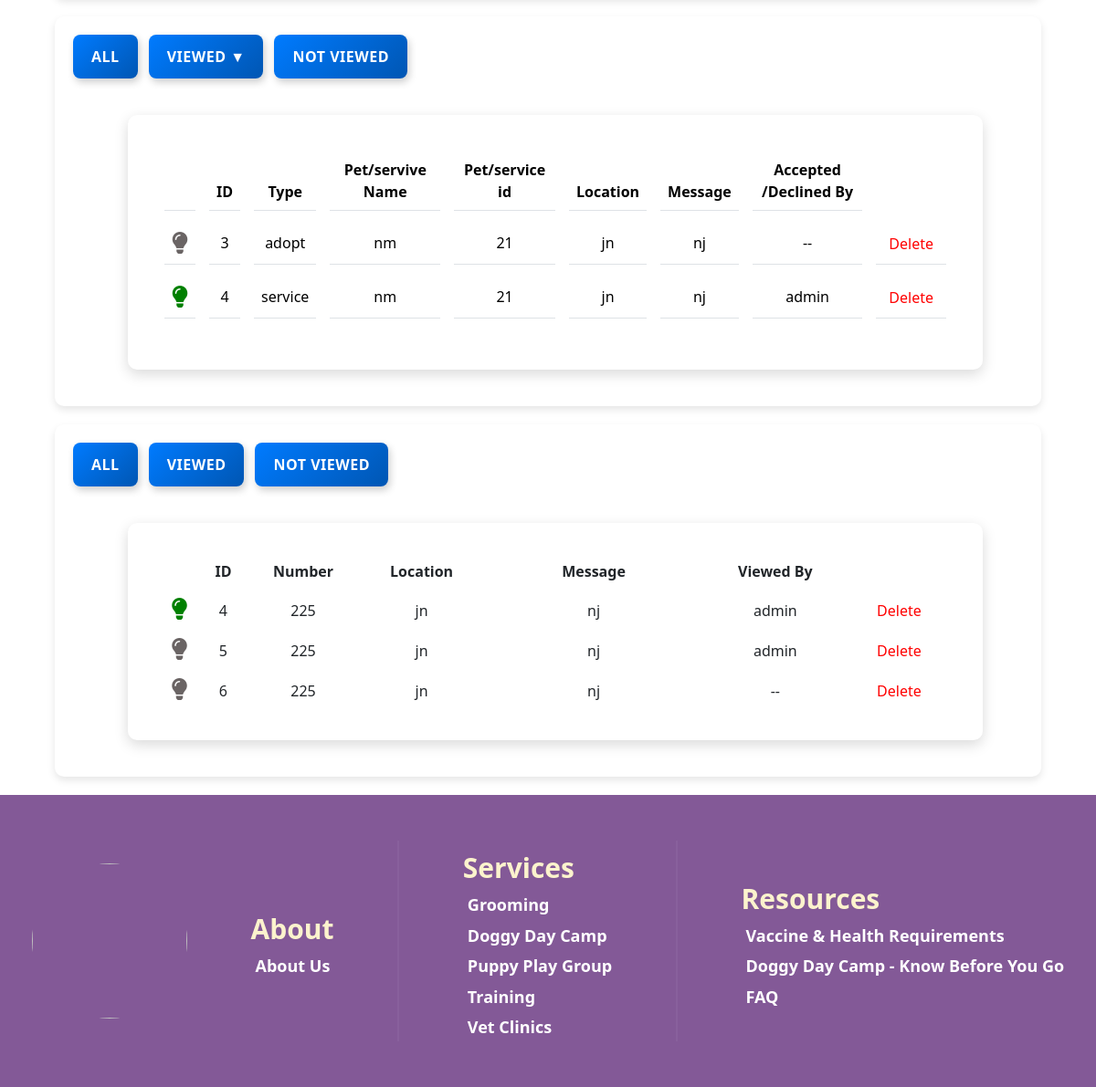
Before: /profile/admin@example.com/ (signed in, lower part) with the older database file.
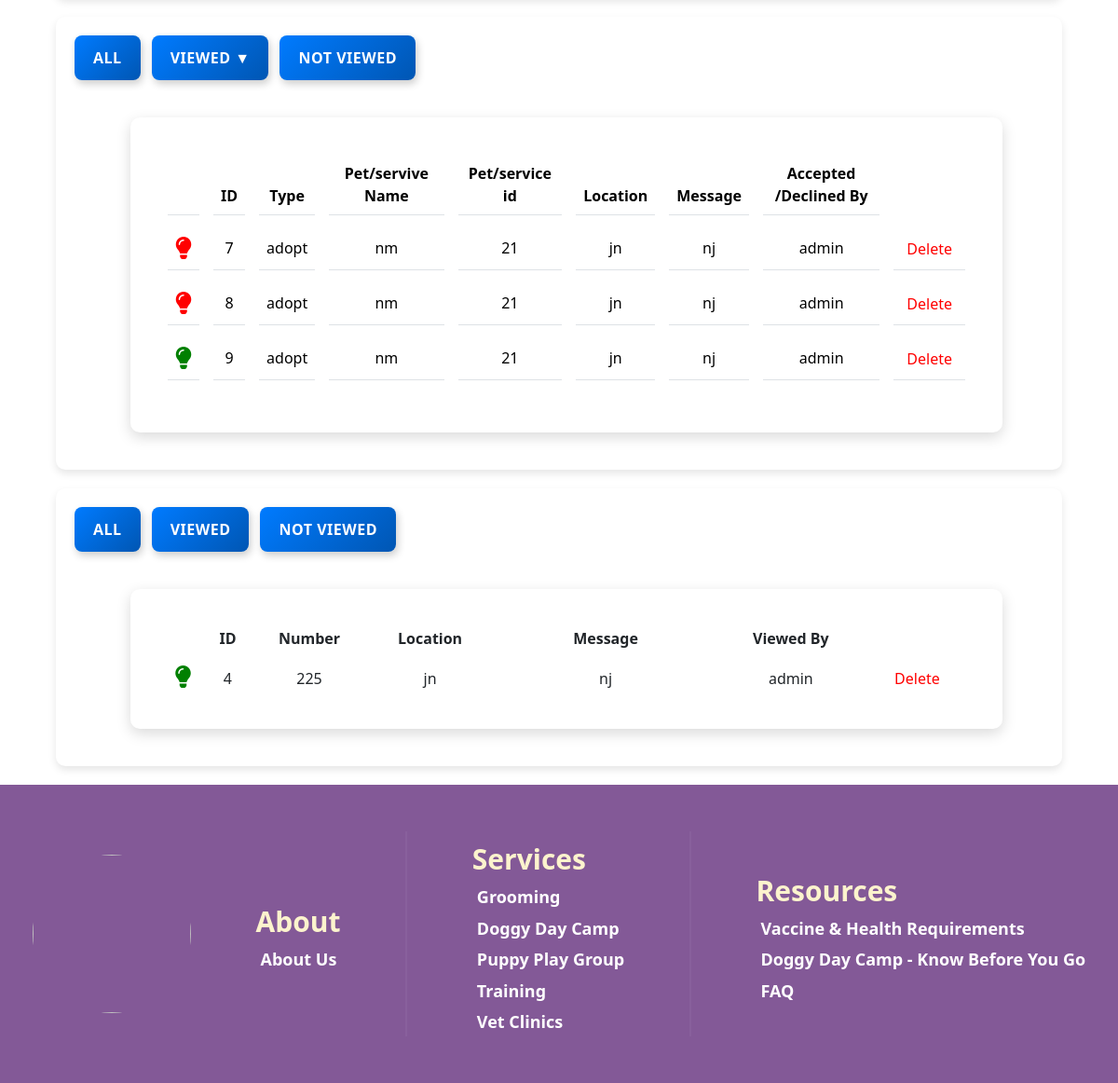
After: the same page with the newer database file.
### home/models.py (models this page shows, shortened)
class Contact(models.Model):
    username = models.CharField(max_length=100)
    number = models.CharField(max_length=100)
    email = models.EmailField(max_length=100)
    location = models.CharField(max_length=200)
    message = models.TextField(max_length=5000)
    type_CHOICES = (
        ('adopt', 'adopt'),
        ('service', 'service'),
    )
    type=models.CharField(max_length=20,choices=type_CHOICES)
    pname = models.CharField(max_length=100)
    pid = models.CharField(max_length=100)
    status = models.CharField(max_length=20, choices=[('accepted', 'Accepted'), ('declined', 'Declined'), ('pending', 'Pending')], default='pending')
    last_updated_by = models.ForeignKey(Usert, null=True, blank=True, on_delete=models.SET_NULL, related_name='updated_requests')

class Usert(AbstractUser):
    profile_picture = models.ImageField(upload_to='home/static/images/uploads/users/', null=True, blank=True)
    phone_number = models.CharField(max_length=15,blank=True)
    dob=models.DateField(null=True ,blank=True)
    GENDER_CHOICES = (
        ('Male', 'Male'),
        ('Female', 'Female'),
        ('Other', 'Other'),
    )
    gender=models.CharField(max_length=20,choices=GENDER_CHOICES,blank=True)
    is_verified=models.BooleanField(default=False)
    address=models.CharField(null=True,blank=True,max_length=400 ,default="-")
    def __str__(self):
        return self.username

class Letter(models.Model):
    username = models.CharField(max_length=100)
    email = models.EmailField(max_length=100)
    number = models.CharField(max_length=100)
    location = models.CharField(max_length=200)
    message = models.TextField(max_length=5000)
    status = models.CharField(max_length=20, choices=(('Not Viewed', 'Not Viewed'),('Viewed', 'Viewed'),), default='Not Viewed')
    last_updated_by = models.ForeignKey(Usert, on_delete=models.SET_NULL, null=True, blank=True)

### home/views.py (the view)
# urls.py: path('profile/<str:email>/', views.profile, name='profile'),
@login_required
def profile(request,email):
    if request.user.email != email:
        raise Http404("You're not allowed to access this page.")
    form = UserUpdateForm(instance=request.user)
    user_email = request.user.email
    contacts = Contact.objects.filter(email=user_email)
    letters = Letter.objects.filter(email=user_email)
    conditions = [
        any(contact.status=="accepted" for contact in Contact.objects.all()),  # Condition 1
        any(contact.status=="declined" for contact in Contact.objects.all()),  # Condition 2
        any(contact.status=="pending" for contact in Contact.objects.all()),   # Condition 3
        any(letter.status=="Viewed" for letter in Letter.objects.all()),       # Condition 4
        any(letter.status=="Not Viewed" for letter in Letter.objects.all())    # Condition 5
    ]
    return render(request, 'profile.html', {'contacts': contacts, 'letters': letters, 'form': form, 'co' : conditions})

### home/templates/profile.html (shortened to what this page needs)
{% extends 'base.html' %}  {% block content %}
<div class="profile-container" style="height: auto; margin-top: auto;display: flex; flex-direction: column;">
  <div class="button-group">
    <button onclick="showContent('allRequests')">All</button>
    <div class="dropdown-container" onclick="toggleDropdown()">
      Viewed ▼
    </div>
    <button onclick="showContent('notViewedRequests')">Not Viewed</button>
  </div>
  <div id="allRequests" class="content-box active">
    <div class="accordion-body">
      {% if contacts %}
      <table
        class="table"
        style="border-collapse: separate; border-spacing: 15px"
      >
        <thead>
          <tr>
            <th></th>
            <th>ID</th>
            <th>Type</th>
            <th>Pet/servive Name</th>
            <th>Pet/service id</th>
            <th>Location</th>
            <th>Message</th>
            <th>Accepted /Declined By</th>
          </tr>
        </thead>
        <tbody>
          {% for contact in contacts %}
          <tr>
            <td>
              {% if contact.status == "accepted" %}
              <span class="green-bulb">
                <i
                  class="fa-solid fa-lightbulb"
                  style="color: green; font-size: 24px"
                ></i>
              </span>
              {% elif contact.status == "declined" %}
              <span class="red-bulb">
                <i
                  class="fa-solid fa-lightbulb"
                  style="color: red; font-size: 24px"
                ></i>
              </span>
              {% elif contact.status == "pending" %}
              <span class="unknown-bulb">
                <i
                  class="fa-solid fa-lightbulb"
                  style="color: rgb(106, 100, 100); font-size: 24px"
                ></i>
              </span>
              {% endif %}
            </td>
            <td>{{ contact.id }}</td>
            <td>{{contact.type}}</td>
            <td>{{ contact.pname }}</td>
            <td>{{ contact.pid }}</td>
            <td>{{ contact.location }}</td>
            <td>{{ contact.message }}</td>
            <td>{{ contact.last_updated_by|default:"--" }}</td>
            <td>
              <form
              action="{% url 'delete_contact' id=contact.id %}"
              method="POST"
              >
                <button
                  type="submit"
                  style="
                    border: none;
                    background: none;
                    color: red;
                    cursor: pointer;
                  "
                >
                  Delete
                </button>
              </form>
            </td>
          </tr>
          {% endfor %}
        </tbody>
      </table>
      {% else %}
      <h1>No Requests</h1>
      {% endif %}
    </div>
  </div>
</div>
<div class="profile-container" style="height: auto; margin-top: auto; display: flex; flex-direction: column;">
  <div class="letter-button-group">
    <button onclick="showLetterContent('allLetters')">All</button>
    <button
      class="letter-dropdown-container"
      onclick="showLetterContent('ViewedLetters')"
    >
      Viewed
    </button>
    <button onclick="showLetterContent('notViewedLetters')">Not Viewed</button>
  </div>
  <div id="allLetters" class="letter-content-box active">
    <div class="letter-accordion-body">
      {% if letters %}
      <table
        class="letter-table"
        style="border-collapse: separate; border-spacing: 15px; width: 100%"
      >
        <thead>
          <tr>
            <th></th>
            <th>ID</th>
            <th>Number</th>
            <th>Location</th>
            <th>Message</th>
            <th>Viewed By</th>
          </tr>
        </thead>
        <tbody>
          {% for letter in letters %}
          <tr>
            <td>
              {% if letter.status == 'Viewed' %}
              <span class="green-bulb">
                <i
                  class="fa-solid fa-lightbulb"
                  style="color: green; font-size: 24px"
                ></i>
              </span>
              {% else %}
              <span class="red-bulb">
                <i
                  class="fa-solid fa-lightbulb"
                  style="color: rgb(106, 100, 100); font-size: 24px"
                ></i>
              </span>
              {% endif %}
            </td>
            <td>{{ letter.id }}</td>
            <td>{{ letter.number }}</td>
            <td>{{ letter.location }}</td>
            <td style="width: 30%">{{ letter.message }}</td>
            <td>{{letter.last_updated_by|default:"--" }}</td>
            <td>
              <form
                action="{% url 'delete_letter' id=letter.id %}"
                method="POST"
              >{% csrf_token %}
                <button
                  type="submit"
                  style="
                    border: none;
                    background: none;
                    color: red;
                    cursor: pointer;
                  "
                >
                  Delete
                </button>
              </form>
            </td>
          </tr>
          {% endfor %}
        </tbody>
      </table>
      {% else %}
      <h1>No Letters</h1>
      {% endif %}
    </div>
  </div>
</div>
{% endblock %}

### home/templates/base.html (shortened to what this page needs)
<!DOCTYPE html>
{% load static %}
<html lang="en">
  <head>
    <link rel="stylesheet" href="https://cdnjs.cloudflare.com/ajax/libs/font-awesome/6.0.0/css/all.min.css">
    <link
      rel="stylesheet"
      href="	https://cdn.jsdelivr.net/npm/bootstrap@5.3.3/dist/css/bootstrap.min.css"
    />
  </head>
  <body>
    {% block content %} {% endblock %}
    <footer id="footer">
      <div>
        <div>
          <img src="/static/images/logo.jpg" alt="" />
        </div>
        <div>
          <h1>About</h1>
          <h3><a href="#">About Us</a></h3>
        </div>
        <hr />
        <div>
          <h1>Services</h1>
          <h3>Grooming</h3>
          <h3>Doggy Day Camp</h3>
          <h3>Puppy Play Group</h3>
          <h3>Training</h3>
          <h3>Vet Clinics</h3>
        </div>
        <hr />
        <div>
          <h1>Resources</h1>
          <h3>Vaccine & Health Requirements</h3>
          <h3>Doggy Day Camp - Know Before You Go</h3>
          <h3>FAQ</h3>
        </div>
      </div>
    </footer>
  </body>
</html>

### home/templates/base.html (style rules this page uses)
body { width: 100%; margin: 0; font-family: "Segoe UI", Tahoma, Geneva, Verdana, sans-serif; }
a { text-decoration: none; color: white; }
footer { background-color: #835997; color: white; padding: 40px 0; margin-bottom: -35px; }
footer > div { display: flex; justify-content: space-around; align-items: center; }
footer > div > div > img { width: 170px; height: 170px; border-radius: 50%; }
footer > div > div > h1 { font-size: 30px; font-weight: 600; color: #fcf3cd; margin: 8px 0 0 0; }
footer > div > div > h3 { font-size: 18px; font-weight: 600; margin: 12px 0 0 5px; }
footer > div > hr { height: 220px; width: 2px; background-color: rgba(255, 255, 255, 0.17); border: none; margin: 10px 0; }

### home/templates/profile.html (style rules this page uses)
.profile-container { display: flex; background: white; border-radius: 10px; box-shadow: 0 4px 8px rgba(0, 0, 0, 0.1); padding: 20px; width: 1400px; max-width: 90%; position: relative; flex-direction: column; align-items: center; justify-self: center; height: 550px; margin: 70px 0 20px 0; }
.button-group { margin-bottom: 20px; text-align: center; display: flex; justify-content: center; gap: 12px; }
.button-group button, .dropdown-container { padding: 12px 20px; cursor: pointer; border: none; background: linear-gradient(135deg, #007bff, #0056b3); color: white; border-radius: 8px; font-size: 16px; font-weight: 600; transition: all 0.3s ease; display: inline-flex; align-items: center; justify-content: center; box-shadow: 2px 4px 8px rgba(0, 0, 0, 0.2); text-transform: uppercase; letter-spacing: 0.5px; }
.dropdown-container { position: relative; padding: 12px 20px; cursor: pointer; }
.table { border-collapse: separate; border-spacing: 15px; }
.content-box { display: none; width: 100%; padding: 25px; border-radius: 10px; background: white; max-width: 90%; margin: 20px 60px; box-shadow: 0px 5px 15px rgba(0, 0, 0, 0.15); transition: all 0.3s ease-in-out; text-align: center; }
.active { display: block; }
.letter-button-group { margin-bottom: 20px; text-align: center; display: flex; justify-content: center; gap: 12px; }
.letter-button-group button, .letter-dropdown-container { padding: 12px 20px; cursor: pointer; border: none; background: linear-gradient(135deg, #007bff, #0056b3); color: white; border-radius: 8px; font-size: 16px; font-weight: 600; transition: all 0.3s ease; display: inline-flex; align-items: center; justify-content: center; box-shadow: 2px 4px 8px rgba(0, 0, 0, 0.2); text-transform: uppercase; letter-spacing: 0.5px; }
.letter-dropdown-container { position: relative; padding: 12px 20px; cursor: pointer; }
.letter-content-box { display: none; padding: 25px; border-radius: 10px; width: 100%; background: white; max-width: 90%; margin: 20px 60px; box-shadow: 0px 5px 15px rgba(0, 0, 0, 0.15); transition: all 0.3s ease-in-out; text-align: center; }
.letter-content-box.active { display: block; }
@media (min-width: 600px) { .profile-container { flex-direction: row; align-items: flex-start; } }

Changed rows visible on the page:
removed Contact: status "pending" (drawn), id "3", type "adopt", pname "nm", pid "21", location "jn", message "nj", last_updated_by "--"
removed Contact: status "accepted" (drawn), id "4", type "service", pname "nm", pid "21", location "jn", message "nj", last_updated_by "admin"
removed Letter: status "Not Viewed" (drawn), id "5", number "225", location "jn", message "nj", last_updated_by "admin"
removed Letter: status "Not Viewed" (drawn), id "6", number "225", location "jn", message "nj", last_updated_by "--"
added Contact: status "declined" (drawn), id "7", type "adopt", pname "nm", pid "21", location "jn", message "nj", last_updated_by "admin"
added Contact: status "declined" (drawn), id "8", type "adopt", pname "nm", pid "21", location "jn", message "nj", last_updated_by "admin"
added Contact: status "accepted" (drawn), id "9", type "adopt", pname "nm", pid "21", location "jn", message "nj", last_updated_by "admin"
